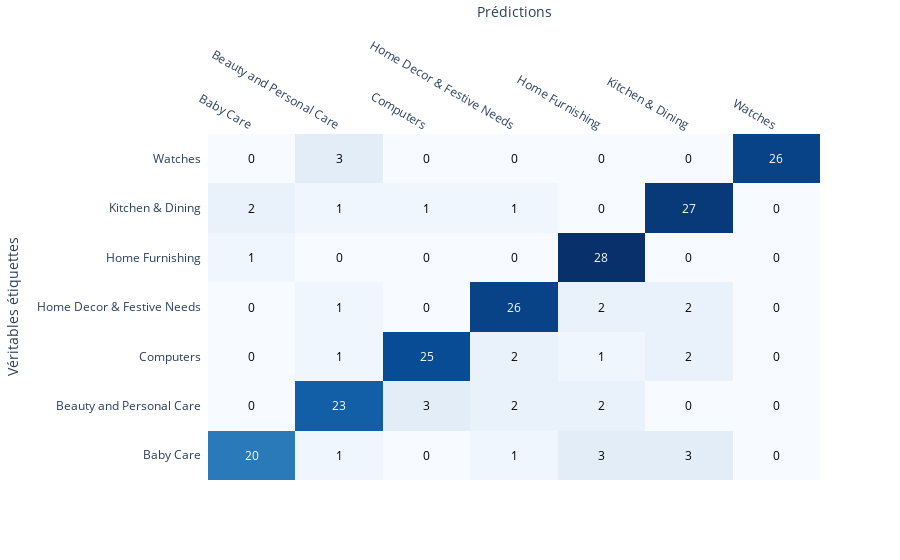

The notebook cell this image was saved under:
### Code cell
data = np.array(conf_mat2)  
labels = liste_cat
fig = ff.create_annotated_heatmap(data, x=labels, y=labels, colorscale='Blues')
fig.update_layout(xaxis=dict(title='Prédictions'), yaxis=dict(title='Véritables étiquettes'))
fig.show()

### Figure 1 — Plotly figure (JSON) as saved in the notebook; plotly's stock layout.template omitted (floating-point values rounded to 4 significant figures)
{"data": [{"colorscale": [[0, "rgb(247,251,255)"], [0.125, "rgb(222,235,247)"], [0.25, "rgb(198,219,239)"], [0.375, "rgb(158,202,225)"], [0.5, "rgb(107,174,214)"], [0.625, "rgb(66,146,198)"], [0.75, "rgb(33,113,181)"], [0.875, "rgb(8,81,156)"], [1, "rgb(8,48,107)"]], "reversescale": false, "showscale": false, "type": "heatmap", "x": ["Baby Care", "Beauty and Personal Care", "Computers", "Home Decor & Festive Needs", "Home Furnishing", "Kitchen & Dining", "Watches"], "y": ["Baby Care", "Beauty and Personal Care", "Computers", "Home Decor & Festive Needs", "Home Furnishing", "Kitchen & Dining", "Watches"], "z": [[20, 1, 0, 1, 3, 3, 0], [0, 23, 3, 2, 2, 0, 0], [0, 1, 25, 2, 1, 2, 0], [0, 1, 0, 26, 2, 2, 0], [1, 0, 0, 0, 28, 0, 0], [2, 1, 1, 1, 0, 27, 0], [0, 3, 0, 0, 0, 0, 26]]}], "layout": {"annotations": [{"font": {"color": "#FFFFFF"}, "showarrow": false, "text": "20", "x": "Baby Care", "xref": "x", "y": "Baby Care", "yref": "y"}, {"font": {"color": "#000000"}, "showarrow": false, "text": "1", "x": "Beauty and Personal Care", "xref": "x", "y": "Baby Care", "yref": "y"}, {"font": {"color": "#000000"}, "showarrow": false, "text": "0", "x": "Computers", "xref": "x", "y": "Baby Care", "yref": "y"}, {"font": {"color": "#000000"}, "showarrow": false, "text": "1", "x": "Home Decor & Festive Needs", "xref": "x", "y": "Baby Care", "yref": "y"}, {"font": {"color": "#000000"}, "showarrow": false, "text": "3", "x": "Home Furnishing", "xref": "x", "y": "Baby Care", "yref": "y"}, {"font": {"color": "#000000"}, "showarrow": false, "text": "3", "x": "Kitchen & Dining", "xref": "x", "y": "Baby Care", "yref": "y"}, {"font": {"color": "#000000"}, "showarrow": false, "text": "0", "x": "Watches", "xref": "x", "y": "Baby Care", "yref": "y"}, {"font": {"color": "#000000"}, "showarrow": false, "text": "0", "x": "Baby Care", "xref": "x", "y": "Beauty and Personal Care", "yref": "y"}, {"font": {"color": "#FFFFFF"}, "showarrow": false, "text": "23", "x": "Beauty and Personal Care", "xref": "x", "y": "Beauty and Personal Care", "yref": "y"}, {"font": {"color": "#000000"}, "showarrow": false, "text": "3", "x": "Computers", "xref": "x", "y": "Beauty and Personal Care", "yref": "y"}, {"font": {"color": "#000000"}, "showarrow": false, "text": "2", "x": "Home Decor & Festive Needs", "xref": "x", "y": "Beauty and Personal Care", "yref": "y"}, {"font": {"color": "#000000"}, "showarrow": false, "text": "2", "x": "Home Furnishing", "xref": "x", "y": "Beauty and Personal Care", "yref": "y"}, {"font": {"color": "#000000"}, "showarrow": false, "text": "0", "x": "Kitchen & Dining", "xref": "x", "y": "Beauty and Personal Care", "yref": "y"}, {"font": {"color": "#000000"}, "showarrow": false, "text": "0", "x": "Watches", "xref": "x", "y": "Beauty and Personal Care", "yref": "y"}, {"font": {"color": "#000000"}, "showarrow": false, "text": "0", "x": "Baby Care", "xref": "x", "y": "Computers", "yref": "y"}, {"font": {"color": "#000000"}, "showarrow": false, "text": "1", "x": "Beauty and Personal Care", "xref": "x", "y": "Computers", "yref": "y"}, {"font": {"color": "#FFFFFF"}, "showarrow": false, "text": "25", "x": "Computers", "xref": "x", "y": "Computers", "yref": "y"}, {"font": {"color": "#000000"}, "showarrow": false, "text": "2", "x": "Home Decor & Festive Needs", "xref": "x", "y": "Computers", "yref": "y"}, {"font": {"color": "#000000"}, "showarrow": false, "text": "1", "x": "Home Furnishing", "xref": "x", "y": "Computers", "yref": "y"}, {"font": {"color": "#000000"}, "showarrow": false, "text": "2", "x": "Kitchen & Dining", "xref": "x", "y": "Computers", "yref": "y"}, {"font": {"color": "#000000"}, "showarrow": false, "text": "0", "x": "Watches", "xref": "x", "y": "Computers", "yref": "y"}, {"font": {"color": "#000000"}, "showarrow": false, "text": "0", "x": "Baby Care", "xref": "x", "y": "Home Decor & Festive Needs", "yref": "y"}, {"font": {"color": "#000000"}, "showarrow": false, "text": "1", "x": "Beauty and Personal Care", "xref": "x", "y": "Home Decor & Festive Needs", "yref": "y"}, {"font": {"color": "#000000"}, "showarrow": false, "text": "0", "x": "Computers", "xref": "x", "y": "Home Decor & Festive Needs", "yref": "y"}, {"font": {"color": "#FFFFFF"}, "showarrow": false, "text": "26", "x": "Home Decor & Festive Needs", "xref": "x", "y": "Home Decor & Festive Needs", "yref": "y"}, {"font": {"color": "#000000"}, "showarrow": false, "text": "2", "x": "Home Furnishing", "xref": "x", "y": "Home Decor & Festive Needs", "yref": "y"}, {"font": {"color": "#000000"}, "showarrow": false, "text": "2", "x": "Kitchen & Dining", "xref": "x", "y": "Home Decor & Festive Needs", "yref": "y"}, {"font": {"color": "#000000"}, "showarrow": false, "text": "0", "x": "Watches", "xref": "x", "y": "Home Decor & Festive Needs", "yref": "y"}, {"font": {"color": "#000000"}, "showarrow": false, "text": "1", "x": "Baby Care", "xref": "x", "y": "Home Furnishing", "yref": "y"}, {"font": {"color": "#000000"}, "showarrow": false, "text": "0", "x": "Beauty and Personal Care", "xref": "x", "y": "Home Furnishing", "yref": "y"}, {"font": {"color": "#000000"}, "showarrow": false, "text": "0", "x": "Computers", "xref": "x", "y": "Home Furnishing", "yref": "y"}, {"font": {"color": "#000000"}, "showarrow": false, "text": "0", "x": "Home Decor & Festive Needs", "xref": "x", "y": "Home Furnishing", "yref": "y"}, {"font": {"color": "#FFFFFF"}, "showarrow": false, "text": "28", "x": "Home Furnishing", "xref": "x", "y": "Home Furnishing", "yref": "y"}, {"font": {"color": "#000000"}, "showarrow": false, "text": "0", "x": "Kitchen & Dining", "xref": "x", "y": "Home Furnishing", "yref": "y"}, {"font": {"color": "#000000"}, "showarrow": false, "text": "0", "x": "Watches", "xref": "x", "y": "Home Furnishing", "yref": "y"}, {"font": {"color": "#000000"}, "showarrow": false, "text": "2", "x": "Baby Care", "xref": "x", "y": "Kitchen & Dining", "yref": "y"}, {"font": {"color": "#000000"}, "showarrow": false, "text": "1", "x": "Beauty and Personal Care", "xref": "x", "y": "Kitchen & Dining", "yref": "y"}, {"font": {"color": "#000000"}, "showarrow": false, "text": "1", "x": "Computers", "xref": "x", "y": "Kitchen & Dining", "yref": "y"}, {"font": {"color": "#000000"}, "showarrow": false, "text": "1", "x": "Home Decor & Festive Needs", "xref": "x", "y": "Kitchen & Dining", "yref": "y"}, {"font": {"color": "#000000"}, "showarrow": false, "text": "0", "x": "Home Furnishing", "xref": "x", "y": "Kitchen & Dining", "yref": "y"}, {"font": {"color": "#FFFFFF"}, "showarrow": false, "text": "27", "x": "Kitchen & Dining", "xref": "x", "y": "Kitchen & Dining", "yref": "y"}, {"font": {"color": "#000000"}, "showarrow": false, "text": "0", "x": "Watches", "xref": "x", "y": "Kitchen & Dining", "yref": "y"}, {"font": {"color": "#000000"}, "showarrow": false, "text": "0", "x": "Baby Care", "xref": "x", "y": "Watches", "yref": "y"}, {"font": {"color": "#000000"}, "showarrow": false, "text": "3", "x": "Beauty and Personal Care", "xref": "x", "y": "Watches", "yref": "y"}, {"font": {"color": "#000000"}, "showarrow": false, "text": "0", "x": "Computers", "xref": "x", "y": "Watches", "yref": "y"}, {"font": {"color": "#000000"}, "showarrow": false, "text": "0", "x": "Home Decor & Festive Needs", "xref": "x", "y": "Watches", "yref": "y"}, {"font": {"color": "#000000"}, "showarrow": false, "text": "0", "x": "Home Furnishing", "xref": "x", "y": "Watches", "yref": "y"}, {"font": {"color": "#000000"}, "showarrow": false, "text": "0", "x": "Kitchen & Dining", "xref": "x", "y": "Watches", "yref": "y"}, {"font": {"color": "#FFFFFF"}, "showarrow": false, "text": "26", "x": "Watches", "xref": "x", "y": "Watches", "yref": "y"}], "autosize": true, "xaxis": {"autorange": true, "dtick": 1, "gridcolor": "rgb(0, 0, 0)", "range": [-0.5, 6.5], "side": "top", "ticks": "", "title": {"text": "Prédictions"}, "type": "category"}, "yaxis": {"autorange": true, "dtick": 1, "range": [-0.5478, 6.548], "ticks": "", "ticksuffix": "  ", "title": {"text": "Véritables étiquettes"}, "type": "category"}}}
